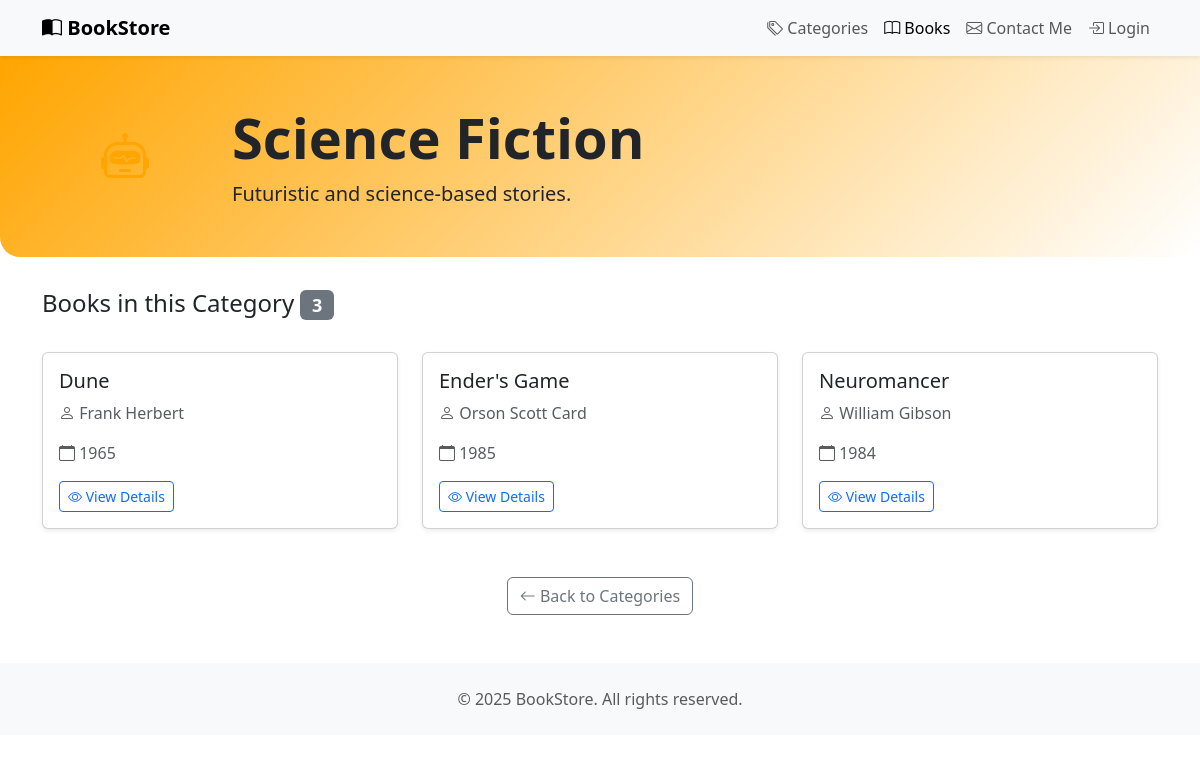
Before: /categories/10/ with the older database file.
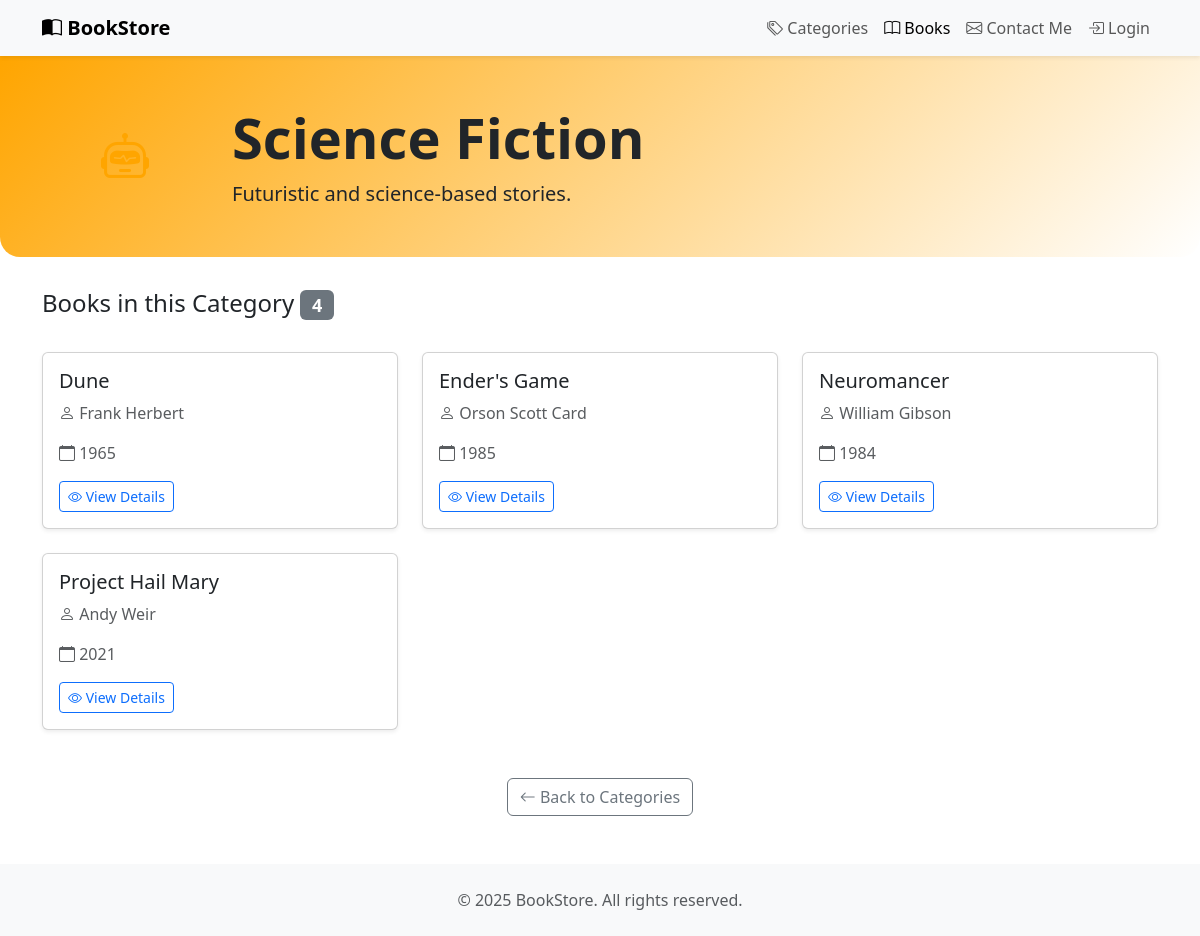
After: the same page with the newer database file.
### book/models.py (models this page shows, shortened)
class Category(models.Model):
    name=models.CharField(max_length=100)
    description=models.TextField()
    def color(self):
        colors = {
            "Fiction": "#ff6f61",
            "Non-Fiction": "#6fbfff",
            "Mystery": "#a34fff",
            "Science Fiction": "#ffa500",
            "Fantasy": "#4caf50",
            "Biography": "#ffde59"
        }
        return colors.get(self.name, "#cccccc")
    def icon(self):
        icons = {
            "Fiction": "bi-book-half",
            "Non-Fiction": "bi-journal-text",
            "Mystery": "bi-search",
            "Science Fiction": "bi-robot",
            "Fantasy": "bi-magic",
            "Biography": "bi-person-badge"
        }
        return icons.get(self.name, "bi-card-text")

class Book(models.Model):
    title=models.CharField(max_length=100)
    author=models.CharField(max_length=100)
    publication_date=models.DateField(blank=True, null=True)
    description = models.TextField(blank=True, null=True)
    isbn = models.CharField(max_length=20, blank=True, null=True)
    category=models.ForeignKey('Category',on_delete=models.CASCADE)
    added_by = models.ForeignKey(User, on_delete=models.SET_NULL, null=True, blank=True)

### book/views.py (the view)
# urls.py: path('categories/<int:category_id>/', views.category_infos,name='category_infos'),
def category_infos(request, category_id):
    category = get_object_or_404(Category, id=category_id)
    return render(request, 'book/category_infos.html', {'category': category})

### book/templates/book/category_infos.html (shortened to what the changed rows need)
{% load static %}
<html lang="en">
<head>
    <link href="https://cdn.jsdelivr.net/npm/bootstrap@5.3.2/dist/css/bootstrap.min.css" rel="stylesheet">
    <link href="https://cdn.jsdelivr.net/npm/bootstrap-icons@1.11.1/font/bootstrap-icons.css" rel="stylesheet">
</head>
<body>
<div class="category-header">
    <div class="container">
        <div class="row align-items-center">
            <div class="col-md-10">
                <h1 class="display-4 fw-bold">{{ category.name }}</h1>
                <p class="lead mb-0">{{ category.description }}</p>
            </div>
        </div>
    </div>
</div>
<div class="container">
    <div class="row mb-4">
        <div class="col-12">
            <h2 class="h4">
                 Books in this Category
                <span class="badge bg-secondary">{{ category.book_set.count }}</span>
            </h2>
        </div>
    </div>
    {% if category.book_set.all %}
    <div class="row g-4">
        {% for book in category.book_set.all %}
        <div class="col-lg-4 col-md-6">
            <div class="card book-card shadow-sm">
                <div class="card-body">
                    <h5 class="card-title">{{ book.title }}</h5>
                    {% if book.author %}
                    <p class="card-text text-muted">
                        <i class="bi bi-person"></i> {{ book.author }}
                    </p>
                    {% endif %}
                    {% if book.publication_date %}
                    <p class="card-text text-muted">
                        <i class="bi bi-calendar"></i> {{ book.publication_date|date:"Y" }}
                    </p>
                    {% endif %}
                    <div class="mt-3">
                        <a href="{% url 'book:book_infos' book.id %}" class="btn btn-outline-primary btn-sm">
                            <i class="bi bi-eye"></i> View Details
                        </a>
                    </div>
                </div>
            </div>
        </div>
        {% endfor %}
    </div>
    {% endif %}
</div>
</body>
</html>

Changed rows visible on the page:
computed for Category "Science Fiction": book_set.count "3" → "4"
added Book: title "Project Hail Mary", author "Andy Weir", publication_date "2021"
